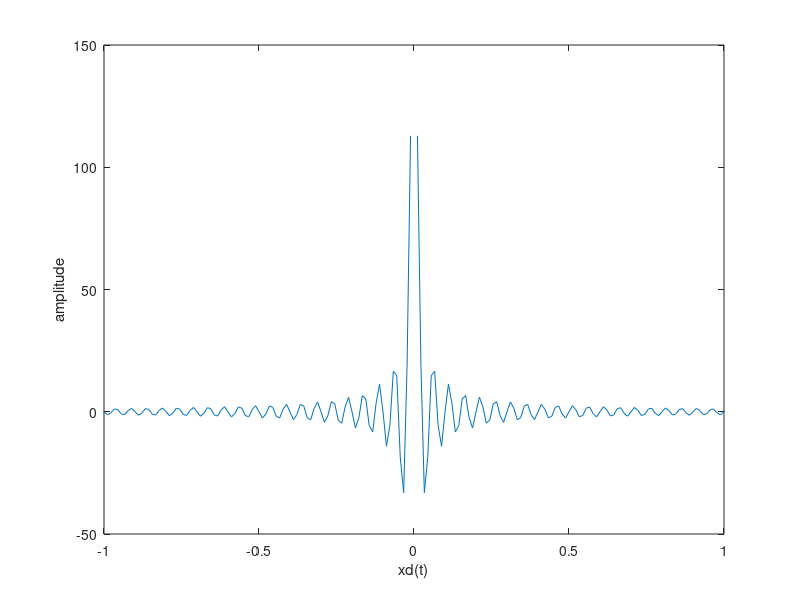
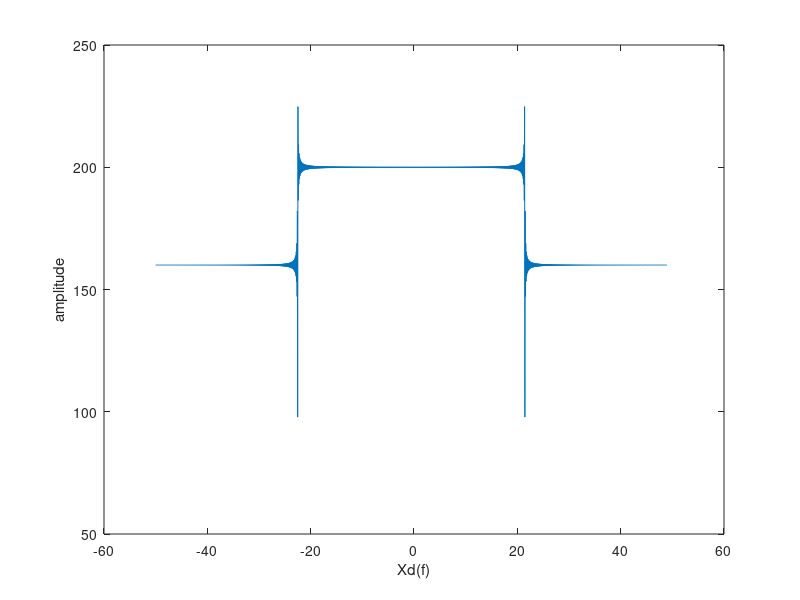

MATLAB code for these plots, in order:
clear all

t=-10:1/90:10;
xdt=8./(pi.*t).*sin(20.*pi.*t).*cos(20.*pi.*t);

figure
plot(t,xdt)
xlim([-1 1])
xlabel('xd(t)')
ylabel('amplitude')

xdt(isnan(xdt))=0;
xdf=fft(xdt);
f=(0:length(xdf)-1)*99/length(xdf); 
figure
plot(f-50,abs(fftshift(xdf)))
xlabel('Xd(f)')
ylabel('amplitude')